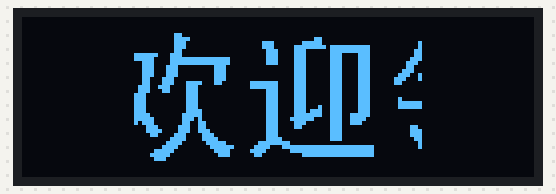
A sketch run on a simulated Arduino Uno, built with avr-gcc and run on an emulated ATmega328P. Parts: 128×40 one-colour display. Wiring (inferred from the names in the program): SSD1306 OLED at I2C address 0x3C.

Above: at 95.7 s.

The sketch:

emoji_test.ino
```cpp
/***************************************************
//Web: http://www.buydisplay.com
EastRising Technology Co.,LTD
Examples for ER-OLEDM0.42-1
Display is Hardward I2C 2-Wire I2C Interface
Tested and worked with:
Works with Arduino 1.6.0 IDE
Test OK : Arduino DUE,Arduino mega2560,Arduino UNO Board
****************************************************/
#include "er_oled.h"

/*
  == Hardware connection for 4 PIN module==
    OLED   =>    Arduino
  *1. GND    ->    GND
  *2. VCC    ->    3.3V
  *3. SCL    ->    SCL
  *4. SDA    ->    SDA
*/

void setup() {
  /* display an image of bitmap matrix */
  er_oled_begin();

}

void loop() {
  for(uint16_t i=0; i < 720; i++){
      drawBitmap(jingjiu_flash, 0, 0, i, 72, 5);
  }
}
```

er_oled.cpp
```cpp
/***************************************************
//Web: http://www.buydisplay.com
EastRising Technology Co.,LTD
****************************************************/

#include <Wire.h>
#include "er_oled.h"
#include "Arduino.h"

void sendCommand(uint8_t cmd){
  Wire.beginTransmission(OLED_ADDRESS); // begin transmitting
  Wire.write(OLED_COMMAND_MODE);//data mode
  Wire.write(cmd);
  Wire.endTransmission();    // stop transmitting
}

void sendData(uint8_t data) {
  Wire.beginTransmission(OLED_ADDRESS); // begin transmitting
  Wire.write(OLED_DATA_MODE);//data mode
  Wire.write(data);
  Wire.endTransmission();    // stop transmitting
}

void er_oled_begin()
{
  Wire.begin();
  for (uint8_t i = 0; i < OLED_INIT_LEN; i++){
    sendCommand(pgm_read_byte(&OLED_INIT_CMD[i]));
  }
  sendCommand(0xaf);//--turn on oled panel
}

void setCursorXY(byte X, byte Y){
  // Y up to down,    unit: 1 page (8 pixels)
  // X left to right, unit: 1 seg  (1 pixel)
    sendCommand(0x0c + (X & 0x0F));     //set column lower address
    sendCommand(0x11 + ((X>>4)&0x0F));  //set column higher address
    sendCommand(0xB0 + Y);                //set page address
}

void drawBitmap(const uint8_t *bitmap, uint8_t X, uint8_t Y, uint16_t bitmap_offset_x, uint8_t w, uint8_t h){
  setCursorXY(X, Y);
  for(uint16_t i = 0; i<h; i++) {
    for (uint16_t j = 0; j< w; j++){
        uint16_t idx = (bitmap_offset_x+j)%499+499*i;
        sendData(pgm_read_byte(&bitmap[idx]));
    }
    setCursorXY(X, ++Y);
  }
}
```

Source omitted: er_oled.h (data table, 16868 bytes)
